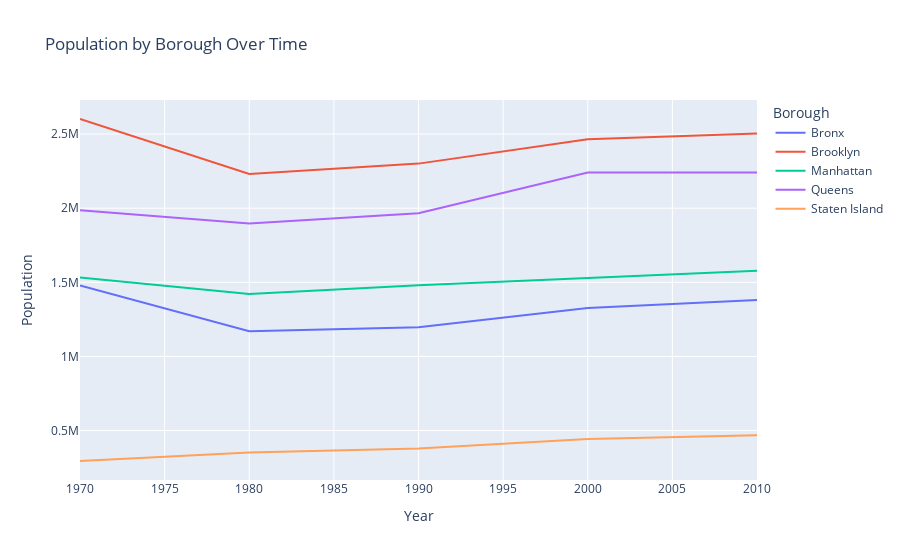

This figure's notebook cell:
### Code cell
fig = px.line(
    pop_by_borough,
    # populations[populations["Borough"] == "Manhattan"], 
    x="year",
    y="population",
    color="Borough",
    title="Population by Borough Over Time",
    labels={"year": "Year", 
            "population": "Population", 
            "Borough": "Borough"},
)
fig.show()

### Figure 1 — Plotly figure (JSON) as saved in the notebook; plotly's stock layout.template omitted (floating-point values rounded to 4 significant figures)
{"data": [{"hovertemplate": "Borough=Bronx<br>Year=%{x}<br>Population=%{y}<extra></extra>", "legendgroup": "Bronx", "line": {"color": "#636efa", "dash": "solid"}, "marker": {"symbol": "circle"}, "mode": "lines", "name": "Bronx", "orientation": "v", "showlegend": true, "type": "scatter", "x": [1970, 1980, 1990, 2000, 2010], "xaxis": "x", "y": [1478524, 1170349, 1197420, 1327454, 1380697], "yaxis": "y"}, {"hovertemplate": "Borough=Brooklyn<br>Year=%{x}<br>Population=%{y}<extra></extra>", "legendgroup": "Brooklyn", "line": {"color": "#EF553B", "dash": "solid"}, "marker": {"symbol": "circle"}, "mode": "lines", "name": "Brooklyn", "orientation": "v", "showlegend": true, "type": "scatter", "x": [1970, 1980, 1990, 2000, 2010], "xaxis": "x", "y": [2601668, 2230849, 2300650, 2465299, 2504609], "yaxis": "y"}, {"hovertemplate": "Borough=Manhattan<br>Year=%{x}<br>Population=%{y}<extra></extra>", "legendgroup": "Manhattan", "line": {"color": "#00cc96", "dash": "solid"}, "marker": {"symbol": "circle"}, "mode": "lines", "name": "Manhattan", "orientation": "v", "showlegend": true, "type": "scatter", "x": [1970, 1980, 1990, 2000, 2010], "xaxis": "x", "y": [1532399, 1421260, 1479844, 1529357, 1577385], "yaxis": "y"}, {"hovertemplate": "Borough=Queens<br>Year=%{x}<br>Population=%{y}<extra></extra>", "legendgroup": "Queens", "line": {"color": "#ab63fa", "dash": "solid"}, "marker": {"symbol": "circle"}, "mode": "lines", "name": "Queens", "orientation": "v", "showlegend": true, "type": "scatter", "x": [1970, 1980, 1990, 2000, 2010], "xaxis": "x", "y": [1985995, 1896401, 1965471, 2240510, 2241021], "yaxis": "y"}, {"hovertemplate": "Borough=Staten Island<br>Year=%{x}<br>Population=%{y}<extra></extra>", "legendgroup": "Staten Island", "line": {"color": "#FFA15A", "dash": "solid"}, "marker": {"symbol": "circle"}, "mode": "lines", "name": "Staten Island", "orientation": "v", "showlegend": true, "type": "scatter", "x": [1970, 1980, 1990, 2000, 2010], "xaxis": "x", "y": [294675, 351866, 378706, 442588, 467968], "yaxis": "y"}], "layout": {"legend": {"title": {"text": "Borough"}, "tracegroupgap": 0}, "title": {"text": "Population by Borough Over Time"}, "xaxis": {"anchor": "y", "domain": [0, 1], "title": {"text": "Year"}}, "yaxis": {"anchor": "x", "domain": [0, 1], "title": {"text": "Population"}}}}
